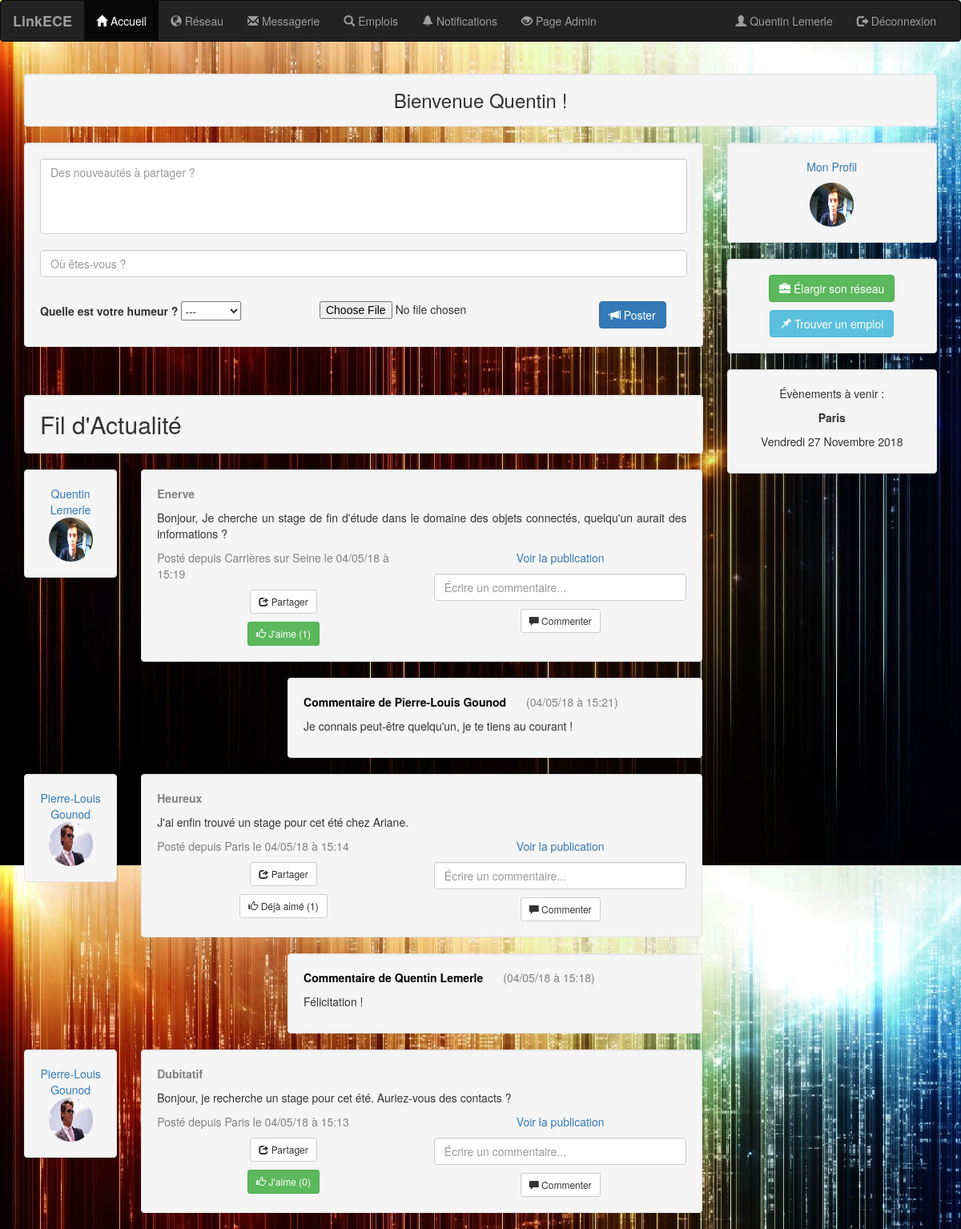
Screenshot of /accueil.php (signed in) with the database file from the repository.
### tables this page shows
CREATE TABLE IF NOT EXISTS `post` (
  `id_post` int(10) NOT NULL AUTO_INCREMENT,
  `id_user` int(10) NOT NULL,
  `document` varchar(255) DEFAULT NULL,
  `date_post` datetime NOT NULL DEFAULT CURRENT_TIMESTAMP,
  `visibilite` tinyint(1) NOT NULL,
  `lieu` varchar(255) NOT NULL,
  `descriptif` text NOT NULL,
  `humeur` varchar(255) NOT NULL,
  PRIMARY KEY (`id_post`)
);

CREATE TABLE IF NOT EXISTS `commentaire` (
  `id_commentaire` int(10) NOT NULL AUTO_INCREMENT,
  `id_user` int(10) NOT NULL,
  `id_post` int(10) NOT NULL,
  `commenatire` text NOT NULL,
  `date_commentaire` datetime NOT NULL DEFAULT CURRENT_TIMESTAMP,
  PRIMARY KEY (`id_commentaire`)
);

CREATE TABLE IF NOT EXISTS `users` (
  `id_user` int(10) NOT NULL AUTO_INCREMENT,
  `admin` tinyint(1) NOT NULL DEFAULT '0',
  `email` varchar(255) NOT NULL,
  `username` varchar(255) NOT NULL,
  `password` varchar(255) NOT NULL,
  `nom` varchar(255) NOT NULL,
  `prenom` varchar(255) NOT NULL,
  `avatar` varchar(255) NOT NULL DEFAULT 'img/avatar.svg',
  `background` varchar(255) DEFAULT 'img/back.png',
  `cv` varchar(255) DEFAULT 'img/cv.pdf',
  `hash` varchar(255) NOT NULL,
  `active` smallint(6) NOT NULL,
  `adresse` varchar(100) DEFAULT NULL,
  `resume` text,
  `promotion` int(4) DEFAULT NULL,
  PRIMARY KEY (`id_user`)
);

### accueil.php (the view, shortened to what this page needs)
<?php
include('connect.php');
if ( $_SESSION['logged_in'] != 1 ) {
    $_SESSION['message'] = "You must log in before viewing your profile page!";
    header("location: login-system/error.php");
}
else {
    $nom = $_SESSION['nom'];
    $prenom = $_SESSION['prenom'];
    $id_user = $_SESSION['id_user'];
    $req = "SELECT DISTINCT id_post, id_user, prenom, nom, lieu, humeur, date_post, document, avatar, descriptif FROM post
NATURAL JOIN users
INNER JOIN relation ON post.id_user = relation.id_user1 OR post.id_user = relation.id_user2
WHERE relation.id_user1 = '$id_user' OR relation.id_user2 = '$id_user'
ORDER BY post.date_post DESC";
    $resultat = mysqli_query($con, $req);
}
$av = mysqli_query($con,"SELECT * FROM users WHERE id_user='$id_user'");
$user_obj = $av->fetch_assoc();
$dist_av=$user_obj['avatar'];
$dist_back=$user_obj['background'];
$dist_admin=$user_obj['admin'];
?>
<!DOCTYPE html>
<html>
    <head>
        <link rel="stylesheet" href="https://maxcdn.bootstrapcdn.com/bootstrap/3.3.7/css/bootstrap.min.css">
    </head>
    <body background="<?= $dist_back ?>">
        <nav class="navbar navbar-inverse">
            <div class="container-fluid">
                <div class="navbar-header">
                    <a class="navbar-brand" href="accueil.php">LinkECE</a>
                </div>
                <div class="collapse navbar-collapse" id="myNavbar">
                    <ul class="nav navbar-nav">
                        <li class="active"><a href="#"><span class="glyphicon glyphicon-home"></span> Accueil</a></li>
                        <li><a href="reseau.php"><span class="glyphicon glyphicon-globe"></span> Réseau</a></li>
                        <li><a href="chat/message.php"><span class="glyphicon glyphicon-envelope"></span> Messagerie</a></li>
                        <li><a href="emplois.php"><span class="glyphicon glyphicon-search"></span> Emplois</a></li>
                        <li><a href="notifications.php"><span class="glyphicon glyphicon-bell"></span> Notifications</a></li>
                        <?php if($dist_admin==1){echo "<li><a href='admin.php'><span class='glyphicon glyphicon-eye-open'></span> Page Admin</a></li>";}?>
                    </ul>
                    <ul class="nav navbar-nav navbar-right">
                        <li><a href="profil.php"><span class="glyphicon glyphicon-user"></span> <?= $prenom.' '.$nom ?> </a></li>
                        <li><a href="login-system/logout.php"><span class="glyphicon glyphicon-log-out"></span> Déconnexion</a></li>
                    </ul>
                </div>
            </div>
        </nav>
        <div class="container text-center">
            <h3 class="well">Bienvenue <?=$prenom?> !</h3>
            <div class="row">
                <div class="col-sm-9">
                    <div class="well" id="accueil">
                        <form method="post" action="statut.php">
                            <textarea rows="4" cols="50" name="statut" class="form-control" placeholder="Des nouveautés à partager ?" required></textarea><br>
                            <input type="text" row="3" class="form-control" name="lieu" placeholder="Où êtes-vous ?" required></p>
                        <div class="row">
                            <div class="col-sm-5">
                                <p><br>
                                    <label for="humeur">Quelle est votre humeur ?</label>
                                    <select name="humeur" id="humeur">
                                        <option value="---">---</option>
                                    </select>
                                </p>
                            </div>
                            <div class="col-sm-5"><br>
                                <p><input name="monFichier" type="file"></p>
                            </div>
                            <div class="col-sm-2">
                                <br>
                                <button type="submit" class="btn btn-primary">
                                    <span class="glyphicon glyphicon-bullhorn"></span> Poster
                                </button>
                            </div>
                        </div>
                        </form>
                </div>
                <br>
                <h2 class="well">Fil d'Actualité</h2>
                <?php
    while($post = mysqli_fetch_array($resultat)){
        $blindage=0;
        $test = mysqli_query($con,"SELECT * FROM commentaire WHERE id_post=".$post['id_post']."");
        $test_obj = $test->fetch_assoc();
        $dist_test=$test_obj['id_post'];
        if($post['id_post']==$test_obj['id_post']){
            $blindage=1;
        }
        $id_post = $post['id_post'];
        $req_like = mysqli_query($con,"SELECT COUNT(*) as nb FROM `like` WHERE `like`.id_post='$id_post'");
        $nb = $req_like->fetch_assoc();
        $req_like = mysqli_query($con,"SELECT COUNT(*) as nb FROM `like` WHERE `like`.id_post='$id_post' AND `like`.id_user='$id_user'");
        $bool = $req_like->fetch_assoc();
        $time = strtotime($post['date_post']);
        $myFormatForView = date("d/m/y à H:i", $time);
        $txt = "Posté par ".$post['prenom']. " ".$post['nom']." depuis ".$post['lieu']." le ".$myFormatForView." : ".$post['descriptif'];
        echo "<div class='row'>
                        <div class='col-sm-2'>
                            <div class='well'>
                                <a href='viewprofile.php?id_user=".$post['id_user']."'>".$post['prenom']." ".$post['nom']."</a>
                                <img src=".$post['avatar']." class='img-circle' height='55' width='55' alt='Avatar'>
                            </div>
                        </div>
                        <div class='col-sm-10'>
                            <div class='well'>";
        if($post['humeur'] != "---"){
            echo "<p id='post-humeur'>".$post['humeur']."</p>";
        }
        echo "<p id='post-description'>".$post['descriptif']."</p>";
        echo "
                                <div class='row'>
                                <div class='col-sm-6'>
                                <p id='post-lieu'> Posté depuis ".$post['lieu']." le ".$myFormatForView."</p>";?>
                                <a href="mailto: ?subject=LinkECE - Post à voir&body=<?=$txt?>"><button type='button' class='btn btn-default btn-sm'><span class='glyphicon glyphicon-share'></span> Partager</button></a><p></p><?php
                                if($bool['nb']>0){
                                    echo "<a href='dislike.php?id_post=". $post['id_post'] ."&id_url=accueil.php'><button class='btn btn-default btn-sm'><span class='glyphicon glyphicon-thumbs-up'></span> Déjà aimé (".$nb['nb'].")</button></a>";
                                }else{
                                    echo "<a href='like.php?id_post=".$post['id_post']."&id_url=accueil.php'><button type='button' class='btn btn-success btn-sm'><span class='glyphicon glyphicon-thumbs-up'></span> J'aime (".$nb['nb'].")</button></a>";
                                }
                                echo "
                                </div>
                                <div class='col-sm-6 '>
                                <p> <a href='viewpost.php?id_post=".$post['id_post']."'> Voir la publication </a></p>
                                <form class='form' action='commentaire.php?id_post=".$post['id_post']."' method='post' autocomplete='off'>
                                <input type='text' class='form-control' name='commentaire' placeholder='Écrire un commentaire...' required><p></p>
                                <button type='submit' class='btn btn-default btn-sm'><span class='glyphicon glyphicon-comment'></span> Commenter</button></form>
                                </div>
                                </div>
                            </div>";
                                        if($blindage==1 ){
                                    $req3 = "SELECT commentaire.id_commentaire, commentaire.id_user, commentaire.id_post, commentaire.commenatire, commentaire.date_commentaire, users.id_user, users.prenom, users.nom FROM commentaire, users WHERE commentaire.id_user = users.id_user AND commentaire.id_post=".$dist_test." ORDER BY commentaire.date_commentaire DESC LIMIT 4";
    $resultat3 = mysqli_query($con, $req3);
                                    while($sku = mysqli_fetch_array($resultat3)){
                                                           $ish = strtotime($sku['date_commentaire']);
        $myFormatForView = date("d/m/y à H:i", $ish);
                                    echo "
                                    <div class='row'>
                                        <div class='col-sm-3'></div>
                                            <div class='col-sm-9'>
                                                <div class='well'>
                                                    <p id='post-ami'> Commentaire de ".$sku['prenom'].' '.$sku['nom']."<span id='date-comment'>(".$myFormatForView.")<span></p>
                                                    <p id='post-description'> ".$sku['commenatire']."</p>
                                                </div>
                                            </div>
                                        </div>
                                    ";}
                                }
                                echo "
                        </div>
                    </div>";
    }?>
            </div>
            <div class="col-sm-3">
                <div class="well">
                    <p><a href="profil.php">Mon Profil</a></p>
                    <img src="<?= $dist_av ?>" class="img-circle" height="55" width="55" alt="Avatar">
                </div>
                <div class="well">
                    <a href="elargir.php" class="btn btn-success"><span class="glyphicon glyphicon-briefcase"></span> Élargir son réseau</a><p> </p>
                    <a href="elargiremploi.php" class="btn btn-info"><span class="glyphicon glyphicon-pushpin"></span> Trouver un emploi</a>
                </div>
                <div class="well">
                    <p>Évènements à venir :</p>
                    <p><strong>Paris</strong></p>
                    <p>Vendredi 27 Novembre 2018</p>
                </div>
            </div>
        </div>
        </div>
    </body>
</html>

### accueil.php (style rules this page uses)
#accueil { text-align: left; }
#post-lieu { text-align: left; color: grey; }
#post-description { text-align: justify; }
textarea { resize: none; }
#post-humeur { color: grey; text-align: left; font-weight: bold; }
#post-ami { color: black; text-align: left; font-weight: bold; }
h2 { text-align: left; }
#date-comment { text-align: left; color: grey; font-weight: normal; margin-left: 25px; }
.navbar-brand { font-weight: bold; }

### rows the page displays
post: prenom "Quentin", nom "Lemerle", shows a picture, humeur "Enerve", descriptif "Bonjour, Je cherche un stage de fin d'étude dans le domaine des objets connectés, quelqu'un aurait des informations ?", lieu "Carrières sur Seine", date_post "04/05/18 à 15:19", nb "1"
commentaire: id_user.prenom "Pierre-Louis", id_user.nom "Gounod", date_commentaire "04/05/18 à 15:21", commenatire "Je connais peut-être quelqu'un, je te tiens au courant !"
post: prenom "Pierre-Louis", nom "Gounod", humeur "Heureux", descriptif "J'ai enfin trouvé un stage pour cet été chez Ariane.", lieu "Paris", date_post "04/05/18 à 15:14", nb "1"
commentaire: id_user.prenom "Quentin", id_user.nom "Lemerle", date_commentaire "04/05/18 à 15:18", commenatire "Félicitation !"
post: prenom "Pierre-Louis", nom "Gounod", humeur "Dubitatif", descriptif "Bonjour, je recherche un stage pour cet été. Auriez-vous des contacts ?", lieu "Paris", date_post "04/05/18 à 15:13", nb "0"
users: avatar (picture)

### other values shown
$prenom "Quentin"
$nom "Lemerle"
